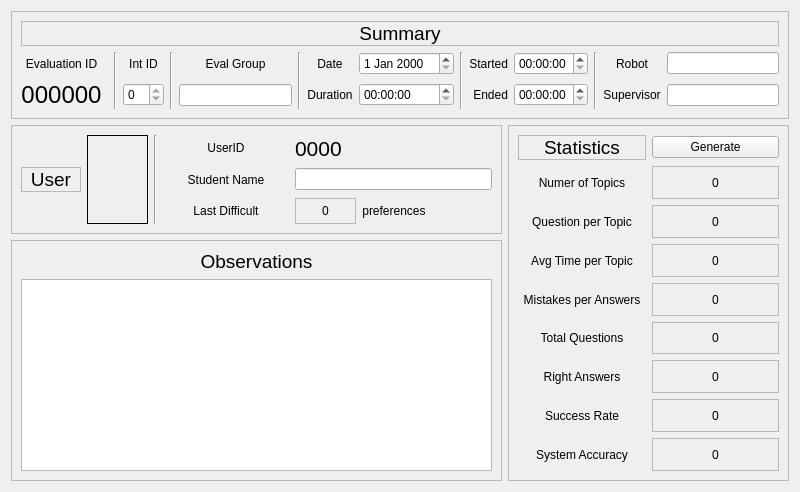
          <widget class="QWidget" name="tab_16">
           <attribute name="title">
            <string>Overview</string>
           </attribute>
           <layout class="QGridLayout" name="gridLayout_52">
            <item row="0" column="0" colspan="2">
             <widget class="QFrame" name="frame_28">
              <property name="frameShape">
               <enum>QFrame::StyledPanel</enum>
              </property>
              <property name="frameShadow">
               <enum>QFrame::Raised</enum>
              </property>
              <layout class="QGridLayout" name="gridLayout_24">
               <item row="1" column="6" rowspan="2">
                <widget class="Line" name="line_9">
                 <property name="orientation">
                  <enum>Qt::Vertical</enum>
                 </property>
                </widget>
               </item>
               <item row="2" column="0">
                <widget class="QLabel" name="eval_id_label">
                 <property name="font">
                  <font>
                   <pointsize>18</pointsize>
                  </font>
                 </property>
                 <property name="text">
                  <string>000000</string>
                 </property>
                 <property name="alignment">
                  <set>Qt::AlignCenter</set>
                 </property>
                </widget>
               </item>
               <item row="1" column="0">
                <widget class="QLabel" name="label_135">
                 <property name="text">
                  <string>Evaluation ID</string>
                 </property>
                 <property name="alignment">
                  <set>Qt::AlignCenter</set>
                 </property>
                </widget>
               </item>
               <item row="2" column="8">
                <widget class="QTimeEdit" name="eval_duration"/>
               </item>
               <item row="1" column="2" rowspan="2">
                <widget class="Line" name="line_4">
                 <property name="orientation">
                  <enum>Qt::Vertical</enum>
                 </property>
                </widget>
               </item>
               <item row="1" column="11">
                <widget class="QTimeEdit" name="eval_start"/>
               </item>
               <item row="2" column="11">
                <widget class="QTimeEdit" name="eval_end"/>
               </item>
               <item row="1" column="9" rowspan="2">
                <widget class="Line" name="line_10">
                 <property name="orientation">
                  <enum>Qt::Vertical</enum>
                 </property>
                </widget>
               </item>
               <item row="1" column="10">
                <widget class="QLabel" name="label_137">
                 <property name="text">
                  <string>Started</string>
                 </property>
                 <property name="alignment">
                  <set>Qt::AlignRight|Qt::AlignTrailing|Qt::AlignVCenter</set>
                 </property>
                </widget>
               </item>
               <item row="2" column="10">
                <widget class="QLabel" name="label_138">
                 <property name="text">
                  <string>Ended</string>
                 </property>
                 <property name="alignment">
                  <set>Qt::AlignRight|Qt::AlignTrailing|Qt::AlignVCenter</set>
                 </property>
                </widget>
               </item>
               <item row="1" column="12" rowspan="2">
                <widget class="Line" name="line_6">
                 <property name="orientation">
                  <enum>Qt::Vertical</enum>
                 </property>
                </widget>
               </item>
               <item row="2" column="14">
                <widget class="QLineEdit" name="eval_supervisor_lineEdit"/>
               </item>
               <item row="0" column="0" colspan="15">
                <widget class="QLabel" name="label_164">
                 <property name="font">
                  <font>
                   <pointsize>14</pointsize>
                  </font>
                 </property>
                 <property name="frameShape">
                  <enum>QFrame::StyledPanel</enum>
                 </property>
                 <property name="text">
                  <string>Summary</string>
                 </property>
                 <property name="alignment">
                  <set>Qt::AlignCenter</set>
                 </property>
                </widget>
               </item>
               <item row="1" column="4" rowspan="2">
                <widget class="Line" name="line_35">
                 <property name="orientation">
                  <enum>Qt::Vertical</enum>
                 </property>
                </widget>
               </item>
               <item row="1" column="3">
                <widget class="QLabel" name="label_100">
                 <property name="text">
                  <string>Int ID</string>
                 </property>
                 <property name="alignment">
                  <set>Qt::AlignCenter</set>
                 </property>
                </widget>
               </item>
               <item row="1" column="5">
                <widget class="QLabel" name="label_145">
                 <property name="text">
                  <string>Eval Group</string>
                 </property>
                 <property name="alignment">
                  <set>Qt::AlignCenter</set>
                 </property>
                </widget>
               </item>
               <item row="1" column="7">
                <widget class="QLabel" name="label_53">
                 <property name="text">
                  <string>Date</string>
                 </property>
                 <property name="alignment">
                  <set>Qt::AlignCenter</set>
                 </property>
                </widget>
               </item>
               <item row="2" column="7">
                <widget class="QLabel" name="label_143">
                 <property name="text">
                  <string>Duration</string>
                 </property>
                 <property name="alignment">
                  <set>Qt::AlignCenter</set>
                 </property>
                </widget>
               </item>
               <item row="1" column="8">
                <widget class="QDateEdit" name="eval_date"/>
               </item>
               <item row="2" column="3">
                <widget class="QSpinBox" name="eval_int_id_spinBox">
                 <property name="readOnly">
                  <bool>true</bool>
                 </property>
                </widget>
               </item>
               <item row="2" column="5">
                <widget class="QLineEdit" name="eval_group_lineEdit">
                 <property name="readOnly">
                  <bool>true</bool>
                 </property>
                </widget>
               </item>
               <item row="1" column="13">
                <widget class="QLabel" name="label_28">
                 <property name="text">
                  <string>Robot</string>
                 </property>
                 <property name="alignment">
                  <set>Qt::AlignCenter</set>
                 </property>
                </widget>
               </item>
               <item row="2" column="13">
                <widget class="QLabel" name="label_148">
                 <property name="text">
                  <string>Supervisor</string>
                 </property>
                 <property name="alignment">
                  <set>Qt::AlignCenter</set>
                 </property>
                </widget>
               </item>
               <item row="1" column="14">
                <widget class="QLineEdit" name="eval_robot_lineEdit"/>
               </item>
              </layout>
             </widget>
            </item>
            <item row="1" column="0">
             <widget class="QFrame" name="frame_73">
              <property name="minimumSize">
               <size>
                <width>491</width>
                <height>109</height>
               </size>
              </property>
              <property name="frameShape">
               <enum>QFrame::StyledPanel</enum>
              </property>
              <property name="frameShadow">
               <enum>QFrame::Raised</enum>
              </property>
              <layout class="QGridLayout" name="gridLayout_57">
               <item row="1" column="3" rowspan="3">
                <widget class="Line" name="line_12">
                 <property name="orientation">
                  <enum>Qt::Vertical</enum>
                 </property>
                </widget>
               </item>
               <item row="1" column="1" rowspan="3">
                <widget class="QLabel" name="eval_user_pic">
                 <property name="minimumSize">
                  <size>
                   <width>0</width>
                   <height>0</height>
                  </size>
                 </property>
                 <property name="maximumSize">
                  <size>
                   <width>91</width>
                   <height>91</height>
                  </size>
                 </property>
                 <property name="frameShape">
                  <enum>QFrame::Box</enum>
                 </property>
                 <property name="text">
                  <string/>
                 </property>
                 <property name="pixmap">
                  <pixmap resource="imgs.qrc">:/imgs/user2.png</pixmap>
                 </property>
                 <property name="scaledContents">
                  <bool>true</bool>
                 </property>
                 <property name="alignment">
                  <set>Qt::AlignCenter</set>
                 </property>
                 <property name="wordWrap">
                  <bool>true</bool>
                 </property>
                 <property name="indent">
                  <number>-1</number>
                 </property>
                </widget>
               </item>
               <item row="3" column="7">
                <widget class="QLabel" name="label_157">
                 <property name="text">
                  <string>preferences</string>
                 </property>
                 <property name="alignment">
                  <set>Qt::AlignCenter</set>
                 </property>
                </widget>
               </item>
               <item row="1" column="6" colspan="2">
                <widget class="QLabel" name="eval_user_id_label">
                 <property name="font">
                  <font>
                   <pointsize>16</pointsize>
                  </font>
                 </property>
                 <property name="text">
                  <string>0000</string>
                 </property>
                 <property name="alignment">
                  <set>Qt::AlignLeading|Qt::AlignLeft|Qt::AlignVCenter</set>
                 </property>
                </widget>
               </item>
               <item row="2" column="4" colspan="2">
                <widget class="QLabel" name="label_154">
                 <property name="text">
                  <string>Student Name</string>
                 </property>
                 <property name="alignment">
                  <set>Qt::AlignCenter</set>
                 </property>
                </widget>
               </item>
               <item row="3" column="6">
                <widget class="QLabel" name="eval_last_dif">
                 <property name="frameShape">
                  <enum>QFrame::StyledPanel</enum>
                 </property>
                 <property name="text">
                  <string>0</string>
                 </property>
                 <property name="alignment">
                  <set>Qt::AlignCenter</set>
                 </property>
                </widget>
               </item>
               <item row="1" column="4" colspan="2">
                <widget class="QLabel" name="label_155">
                 <property name="text">
                  <string>UserID</string>
                 </property>
                 <property name="alignment">
                  <set>Qt::AlignCenter</set>
                 </property>
                </widget>
               </item>
               <item row="3" column="4" colspan="2">
                <widget class="QLabel" name="label_152">
                 <property name="text">
                  <string>Last Difficult</string>
                 </property>
                 <property name="alignment">
                  <set>Qt::AlignCenter</set>
                 </property>
                </widget>
               </item>
               <item row="2" column="6" colspan="3">
                <widget class="QLineEdit" name="eval_user_name"/>
               </item>
               <item row="2" column="0">
                <widget class="QLabel" name="label_142">
                 <property name="font">
                  <font>
                   <pointsize>14</pointsize>
                  </font>
                 </property>
                 <property name="frameShape">
                  <enum>QFrame::StyledPanel</enum>
                 </property>
                 <property name="text">
                  <string>User</string>
                 </property>
                 <property name="alignment">
                  <set>Qt::AlignCenter</set>
                 </property>
                </widget>
               </item>
              </layout>
             </widget>
            </item>
            <item row="1" column="1" rowspan="2">
             <widget class="QFrame" name="frame_47">
              <property name="minimumSize">
               <size>
                <width>281</width>
                <height>0</height>
               </size>
              </property>
              <property name="frameShape">
               <enum>QFrame::StyledPanel</enum>
              </property>
              <property name="frameShadow">
               <enum>QFrame::Raised</enum>
              </property>
              <layout class="QGridLayout" name="gridLayout_56">
               <item row="5" column="0">
                <widget class="QLabel" name="label_150">
                 <property name="text">
                  <string>Total Questions</string>
                 </property>
                 <property name="alignment">
                  <set>Qt::AlignCenter</set>
                 </property>
                </widget>
               </item>
               <item row="7" column="0">
                <widget class="QLabel" name="label_159">
                 <property name="text">
                  <string>Success Rate</string>
                 </property>
                 <property name="alignment">
                  <set>Qt::AlignCenter</set>
                 </property>
                </widget>
               </item>
               <item row="1" column="0">
                <widget class="QLabel" name="label_141">
                 <property name="text">
                  <string>Numer of Topics</string>
                 </property>
                 <property name="alignment">
                  <set>Qt::AlignCenter</set>
                 </property>
                </widget>
               </item>
               <item row="1" column="1">
                <widget class="QLabel" name="eval_ntopics_lbl">
                 <property name="frameShape">
                  <enum>QFrame::StyledPanel</enum>
                 </property>
                 <property name="text">
                  <string>0</string>
                 </property>
                 <property name="alignment">
                  <set>Qt::AlignCenter</set>
                 </property>
                </widget>
               </item>
               <item row="2" column="0">
                <widget class="QLabel" name="label_140">
                 <property name="text">
                  <string>Question per Topic</string>
                 </property>
                 <property name="alignment">
                  <set>Qt::AlignCenter</set>
                 </property>
                </widget>
               </item>
               <item row="2" column="1">
                <widget class="QLabel" name="eval_qt_per_tp_lbl">
                 <property name="frameShape">
                  <enum>QFrame::StyledPanel</enum>
                 </property>
                 <property name="text">
                  <string>0</string>
                 </property>
                 <property name="alignment">
                  <set>Qt::AlignCenter</set>
                 </property>
                </widget>
               </item>
               <item row="3" column="0">
                <widget class="QLabel" name="label_139">
                 <property name="layoutDirection">
                  <enum>Qt::LeftToRight</enum>
                 </property>
                 <property name="text">
                  <string>Avg Time per Topic</string>
                 </property>
                 <property name="alignment">
                  <set>Qt::AlignCenter</set>
                 </property>
                </widget>
               </item>
               <item row="3" column="1">
                <widget class="QLabel" name="eval_time_per_tp_lbl">
                 <property name="frameShape">
                  <enum>QFrame::StyledPanel</enum>
                 </property>
                 <property name="text">
                  <string>0</string>
                 </property>
                 <property name="alignment">
                  <set>Qt::AlignCenter</set>
                 </property>
                </widget>
               </item>
               <item row="4" column="0">
                <widget class="QLabel" name="label_149">
                 <property name="text">
                  <string>Mistakes per Answers</string>
                 </property>
                 <property name="alignment">
                  <set>Qt::AlignCenter</set>
                 </property>
                </widget>
               </item>
               <item row="4" column="1">
                <widget class="QLabel" name="eval_mistakes_lbl">
                 <property name="frameShape">
                  <enum>QFrame::StyledPanel</enum>
                 </property>
                 <property name="text">
                  <string>0</string>
                 </property>
                 <property name="alignment">
                  <set>Qt::AlignCenter</set>
                 </property>
                </widget>
               </item>
               <item row="8" column="0">
                <widget class="QLabel" name="label_160">
                 <property name="text">
                  <string>System Accuracy</string>
                 </property>
                 <property name="alignment">
                  <set>Qt::AlignCenter</set>
                 </property>
                </widget>
               </item>
               <item row="6" column="1">
                <widget class="QLabel" name="eval_right_ans_lbl">
                 <property name="frameShape">
                  <enum>QFrame::StyledPanel</enum>
                 </property>
                 <property name="text">
                  <string>0</string>
                 </property>
                 <property name="alignment">
                  <set>Qt::AlignCenter</set>
                 </property>
                </widget>
               </item>
               <item row="7" column="1">
                <widget class="QLabel" name="eval_suc_rate_lbl">
                 <property name="frameShape">
                  <enum>QFrame::StyledPanel</enum>
                 </property>
                 <property name="text">
                  <string>0</string>
                 </property>
                 <property name="alignment">
                  <set>Qt::AlignCenter</set>
                 </property>
                </widget>
               </item>
               <item row="5" column="1">
                <widget class="QLabel" name="eval_total_qt_lbl">
                 <property name="frameShape">
                  <enum>QFrame::StyledPanel</enum>
                 </property>
                 <property name="text">
                  <string>0</string>
                 </property>
                 <property name="alignment">
                  <set>Qt::AlignCenter</set>
                 </property>
                </widget>
               </item>
               <item row="6" column="0">
                <widget class="QLabel" name="label_153">
                 <property name="text">
                  <string>Right Answers</string>
                 </property>
                 <property name="alignment">
                  <set>Qt::AlignCenter</set>
                 </property>
                </widget>
               </item>
               <item row="8" column="1">
                <widget class="QLabel" name="eval_sys_accuracy_lbl">
                 <property name="frameShape">
                  <enum>QFrame::StyledPanel</enum>
                 </property>
                 <property name="text">
                  <string>0</string>
                 </property>
                 <property name="alignment">
                  <set>Qt::AlignCenter</set>
                 </property>
                </widget>
               </item>
               <item row="0" column="0">
                <widget class="QLabel" name="label_144">
                 <property name="font">
                  <font>
                   <pointsize>14</pointsize>
                  </font>
                 </property>
                 <property name="frameShape">
                  <enum>QFrame::StyledPanel</enum>
                 </property>
                 <property name="text">
                  <string>Statistics</string>
                 </property>
                 <property name="alignment">
                  <set>Qt::AlignCenter</set>
                 </property>
                </widget>
               </item>
               <item row="0" column="1">
                <widget class="QPushButton" name="eval_gen_stats_button">
                 <property name="text">
                  <string>Generate</string>
                 </property>
                </widget>
               </item>
              </layout>
             </widget>
            </item>
            <item row="2" column="0">
             <widget class="QFrame" name="frame_74">
              <property name="frameShape">
               <enum>QFrame::StyledPanel</enum>
              </property>
              <property name="frameShadow">
               <enum>QFrame::Raised</enum>
              </property>
              <layout class="QVBoxLayout" name="verticalLayout_14">
               <item>
                <widget class="QLabel" name="label_11">
                 <property name="font">
                  <font>
                   <pointsize>14</pointsize>
                  </font>
                 </property>
                 <property name="text">
                  <string>Observations</string>
                 </property>
                 <property name="alignment">
                  <set>Qt::AlignCenter</set>
                 </property>
                </widget>
               </item>
               <item>
                <widget class="QTextEdit" name="eval_observation_textField"/>
               </item>
              </layout>
             </widget>
            </item>
           </layout>
          </widget>
